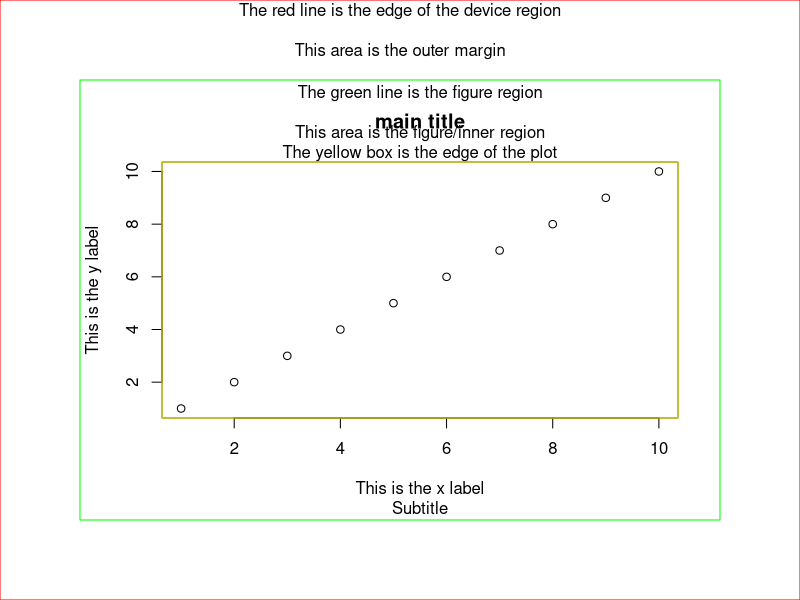

Write R code to recreate this figure.
# using par to set margins and layout
par(omi = c(.8, .8, .8, .8))
plot(1:10, main = "main title", xlab = "This is the x label", ylab = "This is the y label", sub = "Subtitle")+
  box(which = "outer",  col = "red")+
  mtext("The red line is the edge of the device region", side = 3, line = 3, outer = TRUE)+
  mtext("This area is the outer margin", side = 3, line = 1, outer = TRUE)+
  box(which = "inner",  col = "green")+
  mtext("The green line is the figure region", side = 3, line = 3)+
  mtext("This area is the figure/inner region", side = 3, line = 1)+
  #box(which = "figure", col = "blue")+
  mtext("The yellow box is the edge of the plot")+
  box(which = "plot", col = "yellow")


# regarding the device region / outer margins ---------------------------------------------
# din - Width and height of device in inches. 
# dev.size is similiar, but dynamic when window is resized.
par("din") # run ... resize the plot window ... run 

# Regarding the outer margin ----------------------------------------------

par("oma")
par("omd")


# regarding the figure region -----------------------------------------------
par("mar")
par("mai")

# regarding the plot region -------------------------
